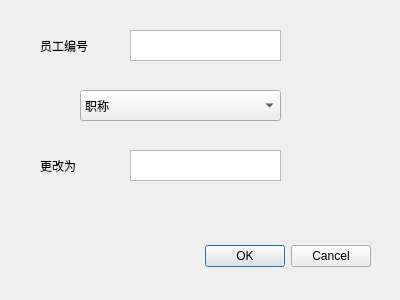
<?xml version="1.0" encoding="UTF-8"?>
<ui version="4.0">
 <class>EditDialog</class>
 <widget class="QDialog" name="EditDialog">
  <property name="geometry">
   <rect>
    <x>0</x>
    <y>0</y>
    <width>400</width>
    <height>300</height>
   </rect>
  </property>
  <property name="windowTitle">
   <string>Dialog</string>
  </property>
  <widget class="QDialogButtonBox" name="buttonBox">
   <property name="geometry">
    <rect>
     <x>30</x>
     <y>240</y>
     <width>341</width>
     <height>32</height>
    </rect>
   </property>
   <property name="orientation">
    <enum>Qt::Horizontal</enum>
   </property>
   <property name="standardButtons">
    <set>QDialogButtonBox::Cancel|QDialogButtonBox::Ok</set>
   </property>
  </widget>
  <widget class="QLabel" name="label">
   <property name="geometry">
    <rect>
     <x>40</x>
     <y>40</y>
     <width>54</width>
     <height>12</height>
    </rect>
   </property>
   <property name="text">
    <string>员工编号</string>
   </property>
  </widget>
  <widget class="QTextEdit" name="textid">
   <property name="geometry">
    <rect>
     <x>130</x>
     <y>30</y>
     <width>151</width>
     <height>31</height>
    </rect>
   </property>
  </widget>
  <widget class="QComboBox" name="comboBoxEdit">
   <property name="geometry">
    <rect>
     <x>80</x>
     <y>90</y>
     <width>201</width>
     <height>31</height>
    </rect>
   </property>
   <item>
    <property name="text">
     <string>职称</string>
    </property>
   </item>
   <item>
    <property name="text">
     <string>学历</string>
    </property>
   </item>
   <item>
    <property name="text">
     <string>工资</string>
    </property>
   </item>
   <item>
    <property name="text">
     <string>婚姻状况（1为已婚0为未婚）</string>
    </property>
   </item>
  </widget>
  <widget class="QTextEdit" name="textNew">
   <property name="geometry">
    <rect>
     <x>130</x>
     <y>150</y>
     <width>151</width>
     <height>31</height>
    </rect>
   </property>
  </widget>
  <widget class="QLabel" name="label_2">
   <property name="geometry">
    <rect>
     <x>40</x>
     <y>160</y>
     <width>54</width>
     <height>12</height>
    </rect>
   </property>
   <property name="text">
    <string>更改为</string>
   </property>
  </widget>
 </widget>
 <resources/>
 <connections>
  <connection>
   <sender>buttonBox</sender>
   <signal>accepted()</signal>
   <receiver>EditDialog</receiver>
   <slot>accept()</slot>
   <hints>
    <hint type="sourcelabel">
     <x>248</x>
     <y>254</y>
    </hint>
    <hint type="destinationlabel">
     <x>157</x>
     <y>274</y>
    </hint>
   </hints>
  </connection>
  <connection>
   <sender>buttonBox</sender>
   <signal>rejected()</signal>
   <receiver>EditDialog</receiver>
   <slot>reject()</slot>
   <hints>
    <hint type="sourcelabel">
     <x>316</x>
     <y>260</y>
    </hint>
    <hint type="destinationlabel">
     <x>286</x>
     <y>274</y>
    </hint>
   </hints>
  </connection>
 </connections>
</ui>
